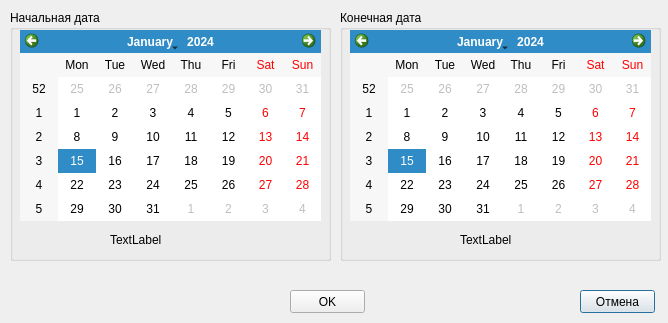
<?xml version="1.0" encoding="UTF-8"?>
<ui version="4.0">
 <class>kalendarDialog</class>
 <widget class="QDialog" name="kalendarDialog">
  <property name="geometry">
   <rect>
    <x>0</x>
    <y>0</y>
    <width>668</width>
    <height>323</height>
   </rect>
  </property>
  <property name="windowTitle">
   <string>Dialog</string>
  </property>
  <widget class="QGroupBox" name="groupBox">
   <property name="geometry">
    <rect>
     <x>10</x>
     <y>10</y>
     <width>321</width>
     <height>251</height>
    </rect>
   </property>
   <property name="title">
    <string>Начальная дата</string>
   </property>
   <widget class="QCalendarWidget" name="startCalendar">
    <property name="geometry">
     <rect>
      <x>10</x>
      <y>20</y>
      <width>301</width>
      <height>191</height>
     </rect>
    </property>
   </widget>
   <widget class="QLabel" name="startDataLabel">
    <property name="geometry">
     <rect>
      <x>100</x>
      <y>220</y>
      <width>151</width>
      <height>20</height>
     </rect>
    </property>
    <property name="text">
     <string>TextLabel</string>
    </property>
   </widget>
  </widget>
  <widget class="QGroupBox" name="groupBox_2">
   <property name="geometry">
    <rect>
     <x>340</x>
     <y>10</y>
     <width>321</width>
     <height>251</height>
    </rect>
   </property>
   <property name="title">
    <string>Конечная дата</string>
   </property>
   <widget class="QCalendarWidget" name="stopCalendar">
    <property name="geometry">
     <rect>
      <x>10</x>
      <y>20</y>
      <width>301</width>
      <height>191</height>
     </rect>
    </property>
   </widget>
   <widget class="QLabel" name="stopDataLabel">
    <property name="geometry">
     <rect>
      <x>120</x>
      <y>220</y>
      <width>151</width>
      <height>20</height>
     </rect>
    </property>
    <property name="text">
     <string>TextLabel</string>
    </property>
   </widget>
  </widget>
  <widget class="QPushButton" name="cancelButton">
   <property name="geometry">
    <rect>
     <x>580</x>
     <y>290</y>
     <width>75</width>
     <height>23</height>
    </rect>
   </property>
   <property name="text">
    <string>Отмена</string>
   </property>
  </widget>
  <widget class="QPushButton" name="okButton">
   <property name="geometry">
    <rect>
     <x>290</x>
     <y>290</y>
     <width>75</width>
     <height>23</height>
    </rect>
   </property>
   <property name="text">
    <string>OK</string>
   </property>
  </widget>
 </widget>
 <resources/>
 <connections/>
</ui>
